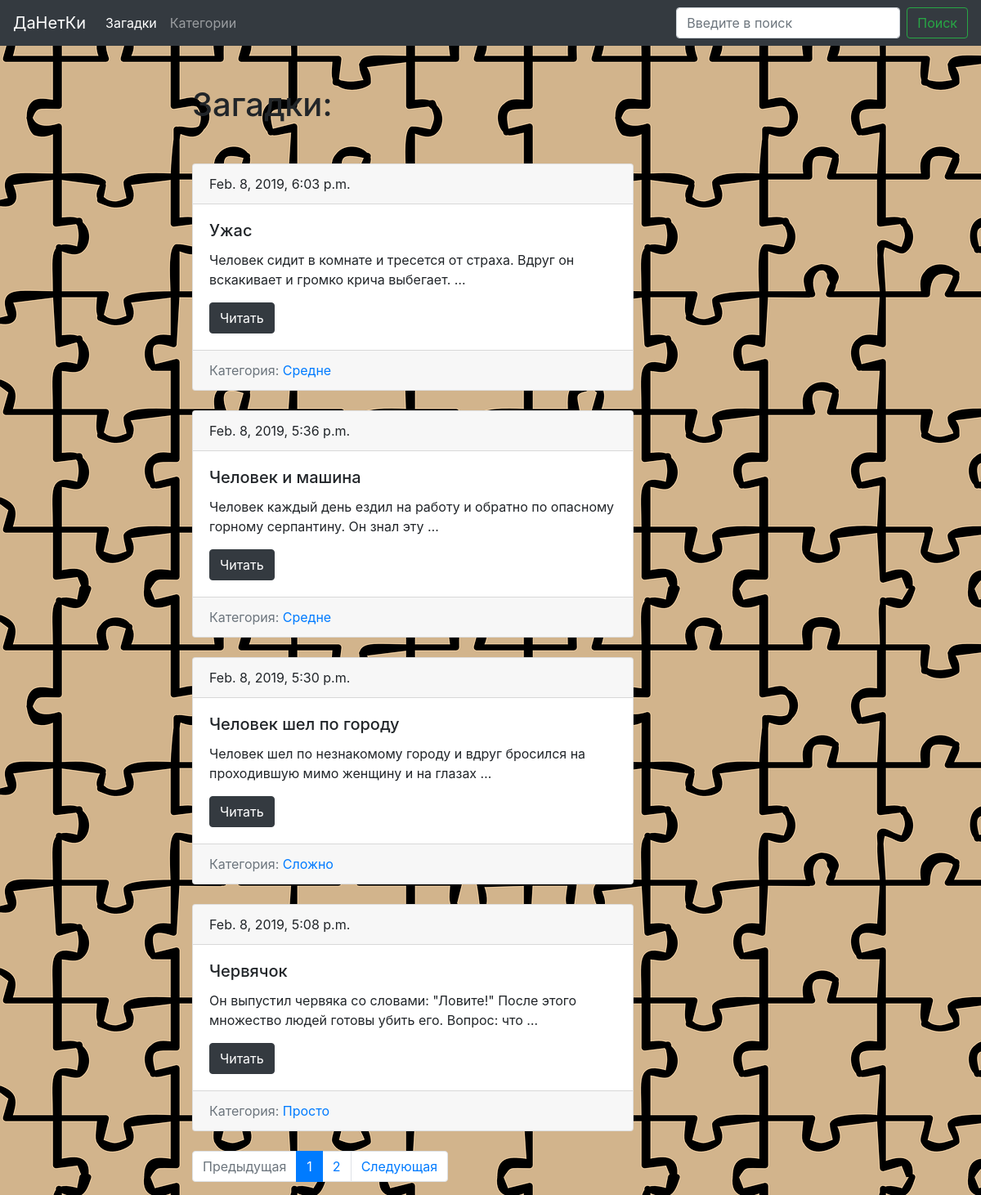
/ДаНетКи/, run on the app's committed database.
### blog/models.py (models this page shows, shortened)
class Post(models.Model):
    title = models.CharField(max_length=150, db_index=True)
    slug = models.SlugField(max_length=150, unique=True)
    body = models.TextField(blank=True, db_index=True)
    category = models.ManyToManyField('Category', blank=True, related_name='posts')
    answer = models.TextField(blank=True, db_index=True)
    date_pub = models.DateTimeField(auto_now_add=True)
    def get_absolute_url(self):
        return reverse('post_detail_url', kwargs={'slug': self.slug})
    class Meta:
        ordering = ['-date_pub']

class Category(models.Model):
    title = models.CharField(max_length=50)
    slug = models.SlugField(max_length=50, unique=True)
    def get_absolute_url(self):
        return reverse('category_detail_url', kwargs={'slug': self.slug})

### blog/views.py (called while the page is built)
def posts_list(request):
    search_query = request.GET.get('search', '')
    if search_query:
        posts = Post.objects.filter(Q(title__icontains=search_query) | Q(body__icontains=search_query))
    else:
        posts = Post.objects.all()
    paginator = Paginator(posts, 4)
    page_number = request.GET.get('page', 1)
    page = paginator.get_page(page_number)
    is_paginated = page.has_other_pages()
    if page.has_previous():
        prev_url = '?page={0}'.format(page.previous_page_number())
    else:
        prev_url = ''
    if page.has_next():
        next_url = '?page={0}'.format(page.next_page_number())
    else:
        next_url = ''
    context = {
        'page_object': page,
        'is_paginated': is_paginated,
        'next_url': next_url,
        'prev_url': prev_url
    }
    return render(request, 'blog/index.html', context=context)

### blog/templates/blog/index.html (shortened to what this page needs)
{% extends 'blog/base_blog.html' %}
{% block content %}
  <h1 class="Pazzle mb-5">Загадки:</h1>
  {% for post in page_object.object_list %}
    {% include 'blog/includes/post_card.html' %}
  {% endfor %}
  {% if is_paginated %}
    <nav aria-label="...">
      <ul class="pagination">
        <li class="page-item {% if not prev_url %} disabled {% endif %}">
          <a class="page-link" href="{{ prev_url }}" tabindex="-1" aria-disabled="true">Предыдущая</a>
        </li>
        {% for n in page_object.paginator.page_range %}
          {% if page_object.number == n %}
          <li class="page-item active" aria-current="page">
            <a class="page-link" href="?page{{ n }}">{{ n }}<span class="sr-only">(current)</span></a>
          </li>
          {% elif n > page_object.number|add:-3 and n < page_object.number|add:3 %}
          <li class="page-item">
            <a class="page-link" href="?page={{ n }}">{{ n }}</a>
          </li>
          {% endif %}
        {% endfor %}
        <li class="page-item {% if not next_url %} disabled {% endif %}">
          <a class="page-link" href="{{ next_url }}">Следующая</a>
        </li>
      </ul>
    </nav>
  {% endif %}
{% endblock %}

### blog/templates/blog/includes/post_card.html
<div class="card mb-4">
  <div class="card-header">
    {{ post.date_pub }}
  </div>
  <div class="card-body">
    <h5 class="card-title">{{ post.title }}</h5>
    <p class="card-text">{{ post.body|truncatewords:15 }}</p>
    <a href="{{ post.get_absolute_url }}" class="btn btn-dark">Читать</a>
  </div>
  <div class="card-footer text-muted">
   Категория:
    {% for category in post.category.all %}
      <a href="{{ category.get_absolute_url }}">{{ category.title|title }}</a>
    {% endfor %}
 </div>
</div>

### static/css/styles.css (style rules this page uses)
body { background-image: url("img/image2.png") }

### data on the page
Post: date_pub "Feb. 8, 2019, 6:03 p.m.", title "Ужас", body "Человек сидит в комнате и тресется от страха. Вдруг он вскакивает и громко крича выбегает. …"
Category: title "Средне"
Post: date_pub "Feb. 8, 2019, 5:36 p.m.", title "Человек и машина", body "Человек каждый день ездил на работу и обратно по опасному горному серпантину. Он знал эту …"
Post: date_pub "Feb. 8, 2019, 5:30 p.m.", title "Человек шел по городу", body "Человек шел по незнакомому городу и вдруг бросился на проходившую мимо женщину и на глазах …"
Category: title "Сложно"
Post: date_pub "Feb. 8, 2019, 5:08 p.m.", title "Червячок", body "Он выпустил червяка со словами: \"Ловите!\" После этого множество людей готовы убить его. Вопрос: что …"
Category: title "Просто"

### other printed values
{{ n }} "1"
{{ n }} "2"
